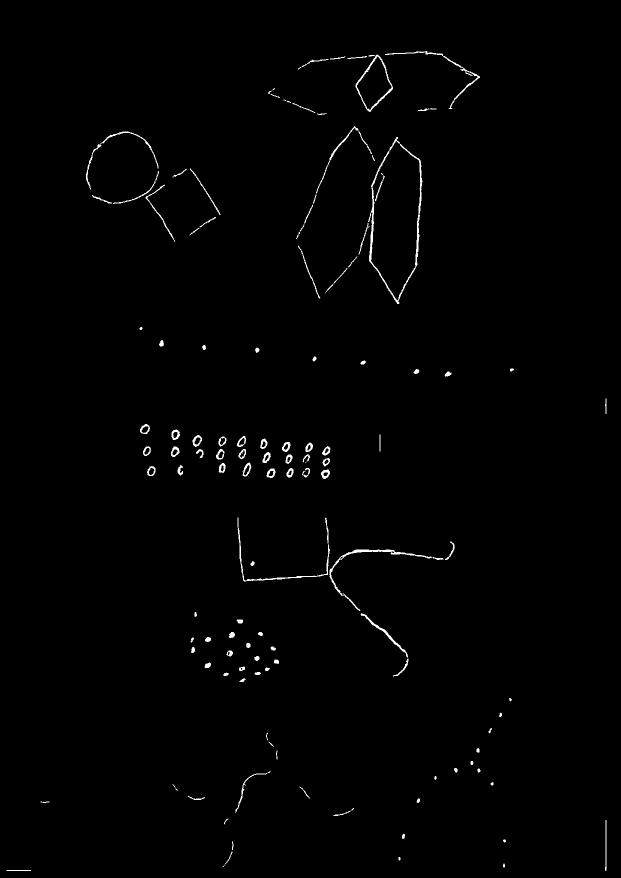
#> input picture Dataset/Preprocessed/1.jpg, 1241 x 1755 px, found by its file name (shown at 1/2 size); its folder holds only this picture in this run
$ jupyter execute --allow-errors Project.ipynb   (older library calls are emulated)
#> lines starting #> are read from the running program, lines starting #| are printed output that depends on the picture; after the words box and inside, x2 and y2 are one past the last pixel; in counts of white or black regions, pixels touching at a corner belong together
[cell 1]
import cv2
import numpy as np
import os

[cell 2]
import cv2
import numpy as np

def preprocess_bender_image(image_path):
#> called with image_path = 'Dataset\\Raw_images/1.jpg'
    img = cv2.imread(image_path, cv2.IMREAD_GRAYSCALE)
#> img is the input picture: shape (1755, 1241); min 0, max 255, mean 2.2

    blurred = cv2.medianBlur(img, 3)


    binary = cv2.adaptiveThreshold(
        blurred,
        255,
        cv2.ADAPTIVE_THRESH_GAUSSIAN_C,
        cv2.THRESH_BINARY_INV,
        blockSize=15,
        C=12
    )
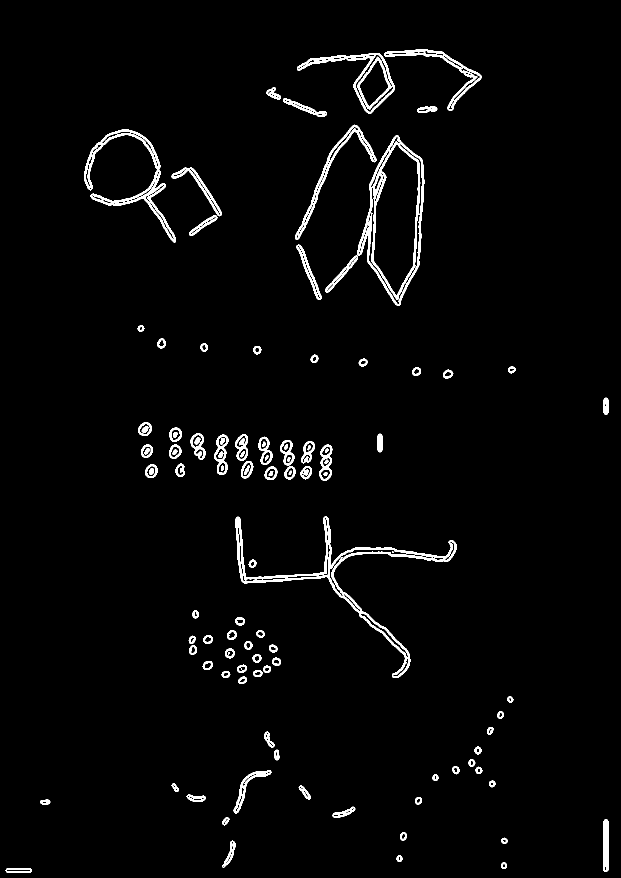
#> binary: shape (1755, 1241) (shown at 1/2 size); 2.5% white; 112 white regions (4 under 20 px), largest, box (x1, y1, x2, y2) and area: (471, 1033, 913, 1356) 8393, (714, 271, 849, 612) 7157, (168, 259, 352, 485) 4917


    min_component_area = 25

    num_labels, labels, stats, centroids = cv2.connectedComponentsWithStats(binary, connectivity=8)
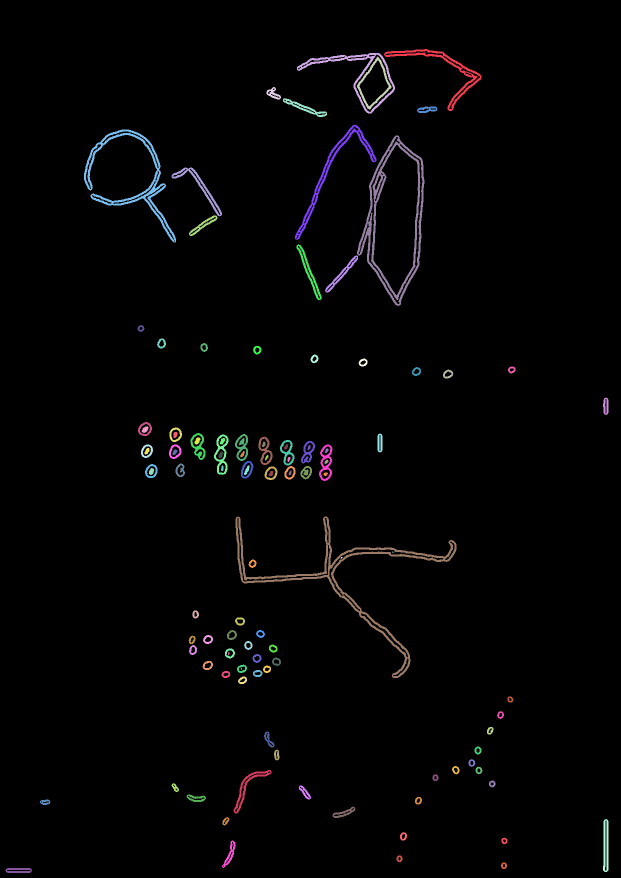
#> labels: shape (1755, 1241) int32 (shown at 1/2 size); 113 distinct labels, from 0 to 112; one colour per label, 0 black
#> num_labels = 113; stats = 113 rows, first 6: [0, 0, 1241, 1755, 2123578], [768, 98, 195, 124, 2538], [594, 106, 196, 121, 2506], [714, 113, 69, 106, 1066], [533, 174, 29, 25, 317], [566, 196, 88, 38, 729]; centroids = 113 pairs, first value 37 to 1211.4, second value 138.6 to 1740.5
    filtered = np.zeros_like(binary)

    for i in range(1, num_labels):
        area = stats[i, cv2.CC_STAT_AREA]

        if area >= min_component_area:
            filtered[labels == i] = 255
#> this loop made 112 passes
#> area on passes 1 to 12: 2538, 2506, 1066, 317, 729, 323, 2780, 4917, 7157, 1249, 542, 986

    return img, filtered

[cell 3]
import os
input_folder = "Dataset\\Raw_images"
output_folder = "Dataset\\Preprocessed"


# loop through images 1 to 89
for i in range(1, 90):
    image_name = f"{i}.jpg"   # change extension if needed
    input_path = os.path.join(input_folder, image_name)

    # skip if file doesn't exist
    if not os.path.exists(input_path):
        print(f"Skipping {image_name} (not found)")
        continue

    original, processed = preprocess_bender_image(input_path)

    output_path = os.path.join(output_folder, f"{i}.jpg")

    cv2.imwrite(output_path, processed)

print("Processing complete!")

[cell 4]
import matplotlib.pyplot as plt

# [9 lines left out: function validate_preprocessing, not called in this run]

[cell 5]
# [107 lines of commented-out code are left out]

[cell 6]
# [17 lines of commented-out code are left out]

[cell 7]
import os
import json
import pandas as pd
import numpy as np
from collections import Counter
import matplotlib.pyplot as plt
import seaborn as sns
from sklearn.model_selection import train_test_split
from sklearn.preprocessing import MultiLabelBinarizer
import re


# [8 lines left out: function clean_gestalt_string, not called in this run]
class AnnotationAnalyzer:
    def __init__(self, csv_path, output_dir='visualizations'):
        self.csv_path = csv_path
        self.df = None
        self.feature_distributions = {}
        self.output_dir = output_dir
        os.makedirs(self.output_dir, exist_ok=True)

    def load_annotations(self):
        """Load CSV annotations"""
        self.df = pd.read_csv(self.csv_path, encoding='utf-8-sig', on_bad_lines='skip')

        print(f"Dataset shape: {self.df.shape}")
        print(f"Columns: {list(self.df.columns)}")
        print("\nFirst few rows:")
        print(self.df.head())

        missing_summary = self.df.isna().sum().to_dict()
        print("\nMissing values per column:")
        for col, miss in missing_summary.items():
            if miss > 0:
                print(f"  {col}: {miss} ({miss / len(self.df):.1%})")

        return self.df


    # [196 lines left out: functions analyze_feature_distributions, identify_imbalanced_classes, create_validation_split, verify_stratification, visualize_distributions, not called in this run]

[cell 8]
analyzer = AnnotationAnalyzer(csv_path='Dataset//bender.csv', output_dir='visualizations')

#> (the rest of this cell did not finish here and is left out)

Extract Bounding Boxes
model training:

[cell 9]
# from ultralytics import YOLO
#
# yaml_text = """
# path: Dataset
#
# train: train
# val: val
#
# nc: 9
# names:
#   0: figure_0
#   1: figure_1
#   2: figure_2
#   3: figure_3
#   4: figure_4
#   5: figure_5
#   6: figure_6
#   7: figure_7
#   8: figure_8
# """
#
# with open("dataset.yaml", "w") as f:
#     f.write(yaml_text)
#
# print("dataset.yaml written.")
#
# model = YOLO("yolov8n.pt")
#
# model.train(
#     data        = "dataset.yaml",
#     epochs      = 50,
#     imgsz       = 640,
#     batch       = 8,
#     patience    = 20, # early stopping
#     optimizer   = "AdamW",
#     lr0         = 1e-3,
#     augment     = True,
#     # augmentation for grayscale scans:
#     hsv_h       = 0.0, # no hue shift (grayscale)
#     hsv_s       = 0.0, # no saturation shift
#     hsv_v       = 0.3, # slight brightness variation
#     degrees     = 10,  # small rotation augmentation
#     translate   = 0.1,
#     scale       = 0.3,
#     project     = 'bender',
#     fliplr      = 0.0, # Bender figures are NOT flip-invariant
#     exist_ok    = True
# )

Extract Bender Figures function

[cell 10]
from ultralytics import YOLO

FIGURE_NAMES = ["0","1","2","3","4","5","6","7","8"]

def extract_bender_figures(image_path,
                           model_path="runs/detect/bender/train/weights/best.pt",
                           conf_threshold=0.3,
                           padding=10):

    model = YOLO(model_path)
    img   = cv2.imread(image_path)
    if img is None:
        raise FileNotFoundError(f"Could not load image: {image_path}")

    h, w = img.shape[:2]

    preds = model.predict(
        source    = image_path,
        conf      = conf_threshold,
        iou       = 0.4,          # NMS IoU threshold
        imgsz     = 640,
        verbose   = False
    )[0]                          # single image → first result

    boxes_out   = []
    classes_out = []
    names_out   = []
    scores_out  = []
    crops_out   = []

    if preds.boxes is not None:
        xyxy    = preds.boxes.xyxy.cpu().numpy().astype(int)
        cls_ids = preds.boxes.cls.cpu().numpy().astype(int)
        confs   = preds.boxes.conf.cpu().numpy()

        # sort detections left-to-right, top-to-bottom
        order = sorted(range(len(xyxy)),
                       key=lambda i: (xyxy[i][1] // 100, xyxy[i][0]))

        gray = cv2.cvtColor(img, cv2.COLOR_BGR2GRAY) if len(img.shape) == 3 else img

        for i in order:
            x1, y1, x2, y2 = xyxy[i]
            cls             = int(cls_ids[i])
            conf            = float(confs[i])

            # apply padding (clamp to image bounds)
            x1p = max(0,  x1 - padding)
            y1p = max(0,  y1 - padding)
            x2p = min(w,  x2 + padding)
            y2p = min(h,  y2 + padding)

            crop = gray[y1p:y2p, x1p:x2p]

            boxes_out.append((x1p, y1p, x2p, y2p))
            classes_out.append(cls)
            names_out.append(FIGURE_NAMES[cls] if cls < len(FIGURE_NAMES) else str(cls))
            scores_out.append(conf)
            crops_out.append(crop)

    print(f"Detected {len(boxes_out)} / 9 figures in {os.path.basename(image_path)}")

    return {
        "boxes"  : boxes_out,
        "classes": classes_out,
        "names"  : names_out,
        "scores" : scores_out,
        "crops"  : crops_out
    }

Draw boxes and visualize

[cell 11]
import matplotlib.patches as patches

FIGURE_COLORS = {
    "0": "red",   "1": "orange", "2": "gold",   "3": "lime",
    "4": "cyan",  "5": "blue",   "6": "violet",  "7": "magenta", "8": "white"
}

# [37 lines left out: function visualize_detections, not called in this run]

Testing Bounding Boxes

[cell 12]
# CELL 7: Run inference on 10 test images + summary report
import os
import io
import numpy as np
import pandas as pd
import matplotlib.pyplot as plt
import matplotlib.patches as patches
import cv2
from IPython.display import display, Image as IPImage

TEST_IMAGE_DIR = "Dataset/test"
MODEL_PATH     = "runs/detect/bender/train/weights/best.pt"
FIGURE_NAMES   = ["0", "1", "2", "3", "4", "5", "6", "7", "8"]
FIGURE_COLORS  = {
    "0": "red",    "1": "orange", "2": "gold",   "3": "lime",
    "4": "cyan",   "5": "blue",   "6": "violet",  "7": "magenta", "8": "white"
}

# [7 lines left out: function show_inline, not called in this run]

#> (the rest of this cell did not finish here and is left out)

Overlap Function

[cell 13]
import cv2
import numpy as np
import pandas as pd
import os
from itertools import combinations


TOUCHING_THRESHOLD_PX = 3
CLOSE_THRESHOLD_PX = 15

TEMPLATE_DIR = "Dataset\\templates"


def load_templates():
    templates = {}

    for name in FIGURE_NAMES:
        path = os.path.join(TEMPLATE_DIR, f"{int(name) + 1}.png")

        img = cv2.imread(path, cv2.IMREAD_GRAYSCALE)
        if img is None:
            raise FileNotFoundError(path)

        # invert: black figure on white bg -> white figure on black bg
        binary = (img < 128).astype(np.uint8)
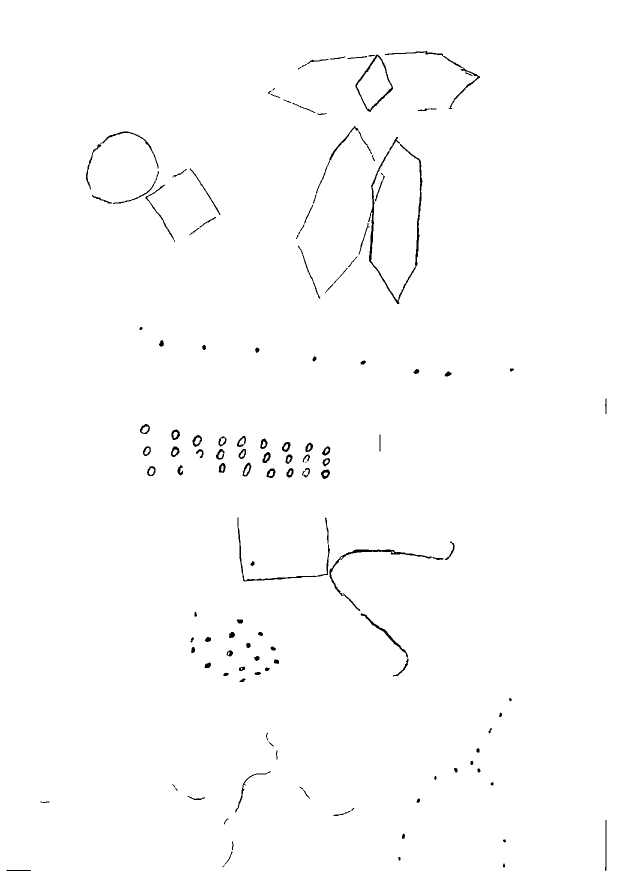
#> binary: shape (1755, 1241) (shown at 1/2 size); values 0 (black) and 1 (white), 99.1% white; 124 black regions, largest, box (x1, y1, x2, y2) and area: (736, 274, 845, 608) 2385, (659, 1099, 887, 1222) 1265, (475, 1035, 660, 1163) 939

        cnts, _ = cv2.findContours(
            binary,
            cv2.RETR_EXTERNAL,
            cv2.CHAIN_APPROX_SIMPLE
        )

        if not cnts:
            raise ValueError(f"No contour found in template {name}")

        templates[name] = max(cnts, key=cv2.contourArea)

    return templates


#> (the rest of this cell did not finish here and is left out)

Margin Usage

[cell 14]
# MARGIN USAGE

import cv2
import os

# [89 lines left out: function analyze_margin_usage, not called in this run]


# PROCESS DATASET
folder_path = "Dataset/Preprocessed"

all_results = []

#> (the rest of this cell did not finish here and is left out)


    # Step 2: Analyze margin usage
    margin_results = analyze_margin_usage(
        results,
        image_path=image_path,
        pixels_per_cm=37.8
    )

    # Store combined output
    all_results.append({
        "image": img_name,
        **margin_results
    })

    print(f"Processed: {img_name}")


# DISPLAY RESULTS
import pandas as pd
from IPython.display import display

df = pd.DataFrame(all_results)

display(df)

Change Paper Position

[cell 15]
import cv2
import numpy as np


def analyze_paper_position_change(
    image_path,
    angle_threshold=15
):
    """
    Paper Position Change Rule:
    TRUE if estimated page/sketch rotation
    exceeds the threshold angle.

    Returns:
        dict containing:
            - paper position change decision
            - estimated rotation angle
            - detected line statistics
    """
#> called with image_path = 'Dataset/Preprocessed/1.jpg', angle_threshold = 15

    # LOAD IMAGE
    img = cv2.imread(image_path)

    if img is None:
        raise FileNotFoundError(
            f"Could not load image: {image_path}"
        )

    original = img.copy()


    # PREPROCESSING
    gray = cv2.cvtColor(img, cv2.COLOR_BGR2GRAY)

    # Reduce noise
    blurred = cv2.GaussianBlur(gray, (5, 5), 0)

    # Edge detection
    edges = cv2.Canny(
        blurred,
        threshold1=50,
        threshold2=150
    )
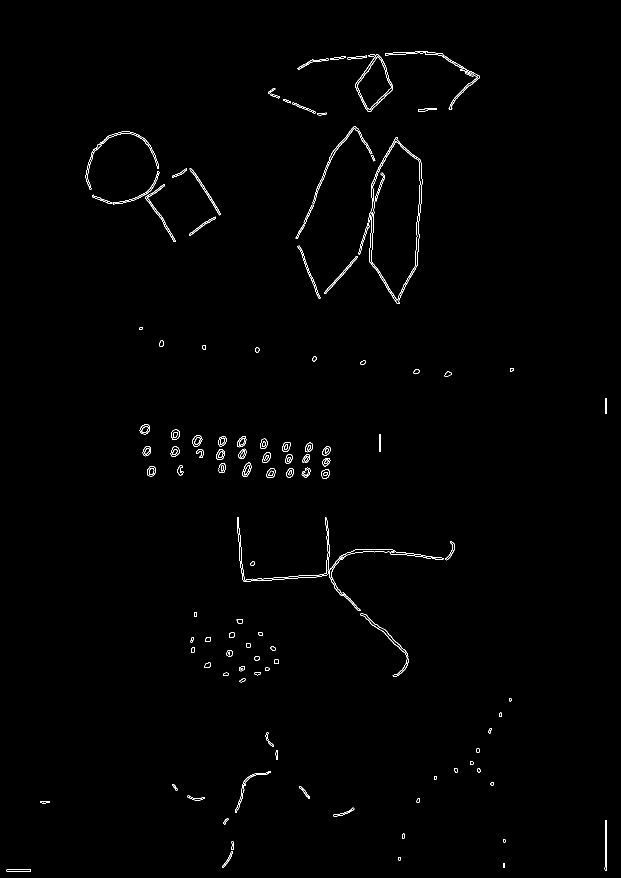
#> edges: shape (1755, 1241) (shown at 1/2 size); 0.69% white in thin lines or dots


    # DETECT LINES
    lines = cv2.HoughLinesP(
        edges,
        rho=1,
        theta=np.pi / 180,
        threshold=80,
        minLineLength=50,
        maxLineGap=10
    )

    if lines is None:

        return {
            "paper_position_change": False,
            "paper_position_change_label": "No",
            "rotation_angle": 0.0,
            "detected_lines": 0,
            "reason": "No significant lines detected"
        }


    # COMPUTE LINE ANGLES
    angles = []

    for line in lines:

        x1, y1, x2, y2 = line[0]

        angle = np.degrees(
            np.arctan2(
                (y2 - y1),
                (x2 - x1)
            )
        )

        # Normalize angle to [-90, 90]
        if angle > 90:
            angle -= 180

        if angle < -90:
            angle += 180

        angles.append(angle)


    # ESTIMATE GLOBAL ROTATION
    # Median is more robust against outliers
    rotation_angle = float(np.median(angles))


    # FINAL DECISION RULE
    paper_position_change = (
        abs(rotation_angle) > angle_threshold
    )

    # RETURN RESULTS
    return {

        "paper_position_change":
            paper_position_change,

        "paper_position_change_label":
            "Yes"
            if paper_position_change
            else "No",

        "rotation_angle":
            round(rotation_angle, 2),

        "angle_threshold":
            angle_threshold,

        "detected_lines":
            len(lines),

        "image_width":
            img.shape[1],

        "image_height":
            img.shape[0]
    }


# PROCESS DATASET
folder_path = "Dataset/Preprocessed"

all_position_results = []

for img_name in sorted(os.listdir(folder_path)):

    if not img_name.lower().endswith(
        (".jpg", ".png", ".jpeg")
    ):
        continue

    image_path = os.path.join(
        folder_path,
        img_name
    )

    # Analyze paper position change
    position_results = analyze_paper_position_change(
        image_path=image_path,
        angle_threshold=15
    )

    all_position_results.append({
        "image": img_name,
        **position_results
    })

    print(f"Processed: {img_name}")


# DISPLAY RESULTS
import pandas as pd
from IPython.display import display

df_position = pd.DataFrame(all_position_results)
pd.set_option('display.max_rows', None)
pd.set_option('display.max_columns', None)
pd.set_option('display.width', None)
pd.set_option('display.max_colwidth', None)
display(df_position)
